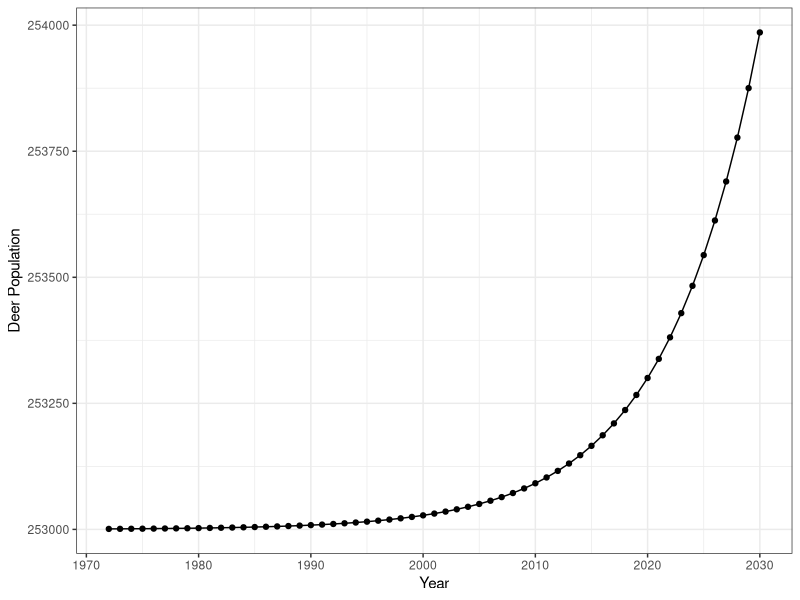
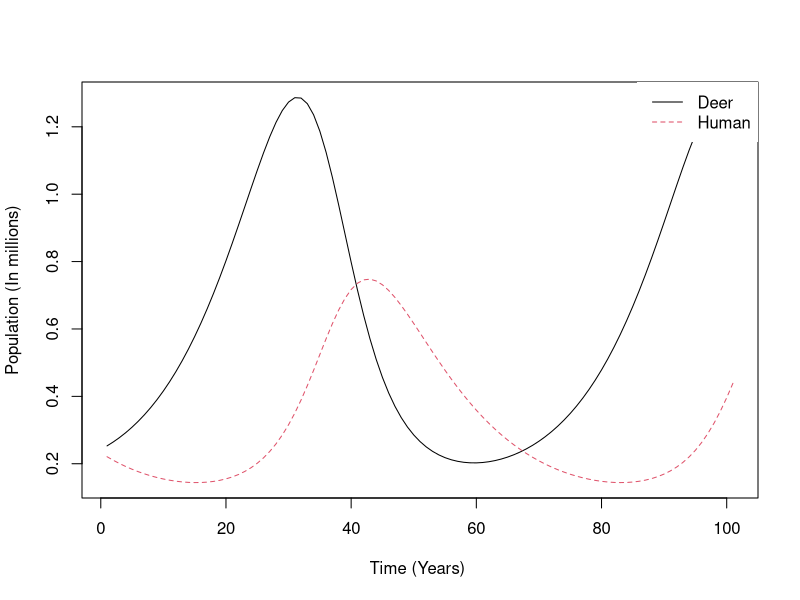

These figures' R source, in order: (Note: this script raises an error after producing the figures.)
# Final Models for Paper

library(tidyverse)
library(deSolve)



# Euler's Method Function -------------------------------------------------

euler <- function(dy.dt=function(t,y){}, h, y0, start=0, end=1) {
  nsteps <- (end-start)/h
  ys <- numeric(nsteps+1)
  ys[1] <- y0
  for (i in 1:nsteps) {
    t <- start + (i-1)*h
    ys[i+1] <- ys[i] + h*dy.dt(t,ys[i])
  }
  ys
}

# Model 1- Natural Pop Growth ---------------------------------------------

#Start with the natural dynamics. The law of exponential evolution or Malthus law. 
#We use r = .118849 based on file 'EDA.R' growth rate from first two data points (before carrying capacity is reached)

#dy/dt = ry(t)

r <- .118849

model1 <- function(r, t) {
  exp(r*(t-1972)) + 253000
}

t <- c(1972:2030)

results <- model1(r, t)
results <- data.frame(results)
results <- results %>%
  mutate(year = c(1972:2030))

results %>%
  ggplot(mapping = aes(x = year, y = results)) +
  geom_point()+
  geom_line() +
  xlab("Year") +
  ylab("Deer Population") +
  theme_bw()




# Model 2- Natural Growth and Constant Harvest by Time --------------------
#Model 2
#dy/dt = r y(t) + b(t) y(t) 


model2 <- function(y0, t, r, B) {
  (y0 - (B/r)) * exp(r*(t- 1992)) + (B/r)
}


model2(1211000, 2000, .33, 390703.5)




# Model 3- Carrying Capacity,  Harvest,  Pop Growth -----------------------







# Lotka-Volterra Model ----------------------------------------------------
#An experimental model treating humans as a "predator" of deer
# Main Code from https://www.r-bloggers.com/2010/03/lotka-volterra-model%C2%A0%C2%A0intro/. 
# Then converted into a function
## EXPERIMENTAL MODEL - ISOLATED ENVIRIONMENT


PreyPred <- function(x_prey, y_pred, a, b, g, d){
  
  Pars <- c(a, b, g, d)
  State <- c(x = x_prey, y = y_pred)
  
  
  LotVmod <- function (Time, State, Pars) {
    with(as.list(c(State, Pars)), {
      dx = x*(a - b*y)
      dy = -y*(g - d*x)
      return(list(c(dx, dy)))
    })
  }
  
  Time <- seq(0, 100, by = 1)
  out <- as.data.frame(ode(func = LotVmod, y = State, parms = Pars, times = Time))
  
  matplot(out[,-1], type = "l", xlab = "Time (Years) ", ylab = "Population (In millions)")
  legend("topright", c("Deer", "Human"), lty = c(1,2), col = c(1,2), box.lwd = 0)
  
}

PreyPred(0.253, 0.2209, 0.11, 0.3, 0.088, 0.15)






# EDA- Basic Graphs of the Data -------------------------------------------

deer %>%
  ggplot(aes(x = Year)) +
  geom_point(mapping = aes(y = Deer_Population)) +
  geom_line(aes(y = Deer_Population)) +
  geom_point(aes(y = Deer_Harvest), color = "red") +
  geom_line(aes(y = Deer_Harvest), color = "red") +
  geom_point(aes(y= Total_Deer_Hunters), color = "blue") +
  geom_line(aes(y = Total_Deer_Hunters), color = "blue") +
  xlab("Year") +
  ylab("Deer Population")+
  theme_bw()
